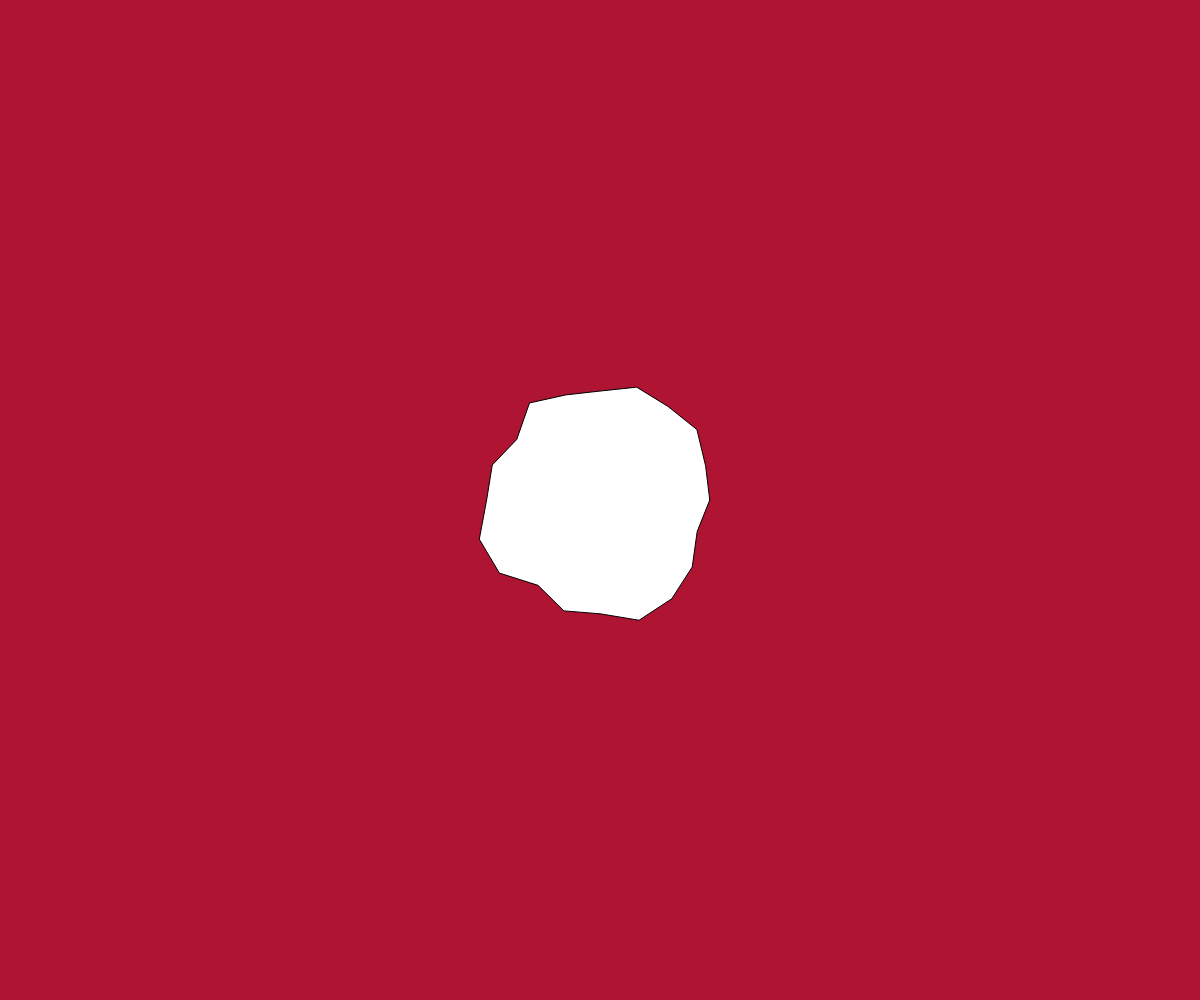
Frame 1 (no input)
Frame 60 (no input): identical to frame 1, image omitted
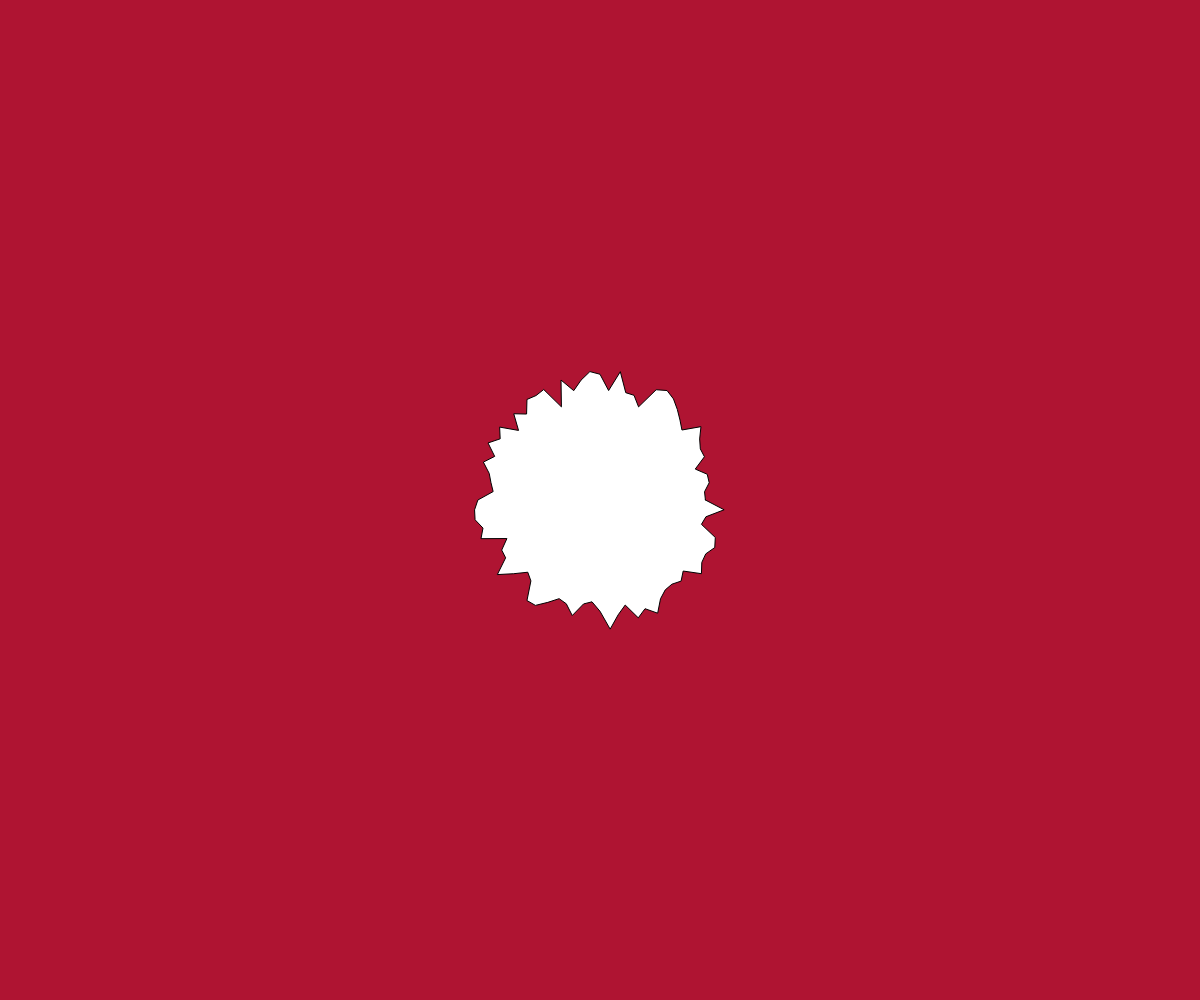
Frame 120 (the mouse pressed at the canvas centre since frame 60)

The p5.js sketch that drew these frames (run headless with seeded random() and noise() and a simulated clock; from frame 60 on, the mouse is pressed at the canvas centre):

// p5.js sketch
// ── sketch.js
var radiusList = [];
var nbPoint = 20;
var redefined = false;
var epaisseurTrait = 1;

function redefineRadius()
{
  radiusList = [];
  for(var i = 0; i < nbPoint; i++)
  {
    var radius = random(100, 130);
    radiusList.push(radius);
  }
}


function setup()
{
  createCanvas(windowWidth, windowHeight);
  redefineRadius();
}

function draw()
{

  background(175, 20, 50);
  var time = millis();
  var second = time * 0.001;
  var intSecond = round(second);
  var maxTime = 2;
  var modTime = intSecond % maxTime;

  if(modTime == 0)
  {
    if(redefined == false)
    {
      redefineRadius();
      redefined = true;
    }
  }
  else
  {
    redefined = false;
  }

  if(mouseIsPressed)
  {
    if(mouseButton == LEFT)
    {
      if(epaisseurTrait >= 0)
      {
        nbPoint++;
        redefineRadius();
      }
    }
    if(mouseButton == RIGHT)
    {
      nbPoint--;
      redefineRadius();
    }
  }

  beginShape();
  var ox = width/2;
  var oy = height/2;
  for(var i = 0; i < nbPoint; i++)
  {
    var normI = i / nbPoint;
    var theta = normI * TWO_PI;
    var radius = radiusList[i];
    var x = cos(theta) * radius + ox;
    var y = sin(theta) * radius + oy;
    vertex(x, y);
  }
  endShape(CLOSE);
}
